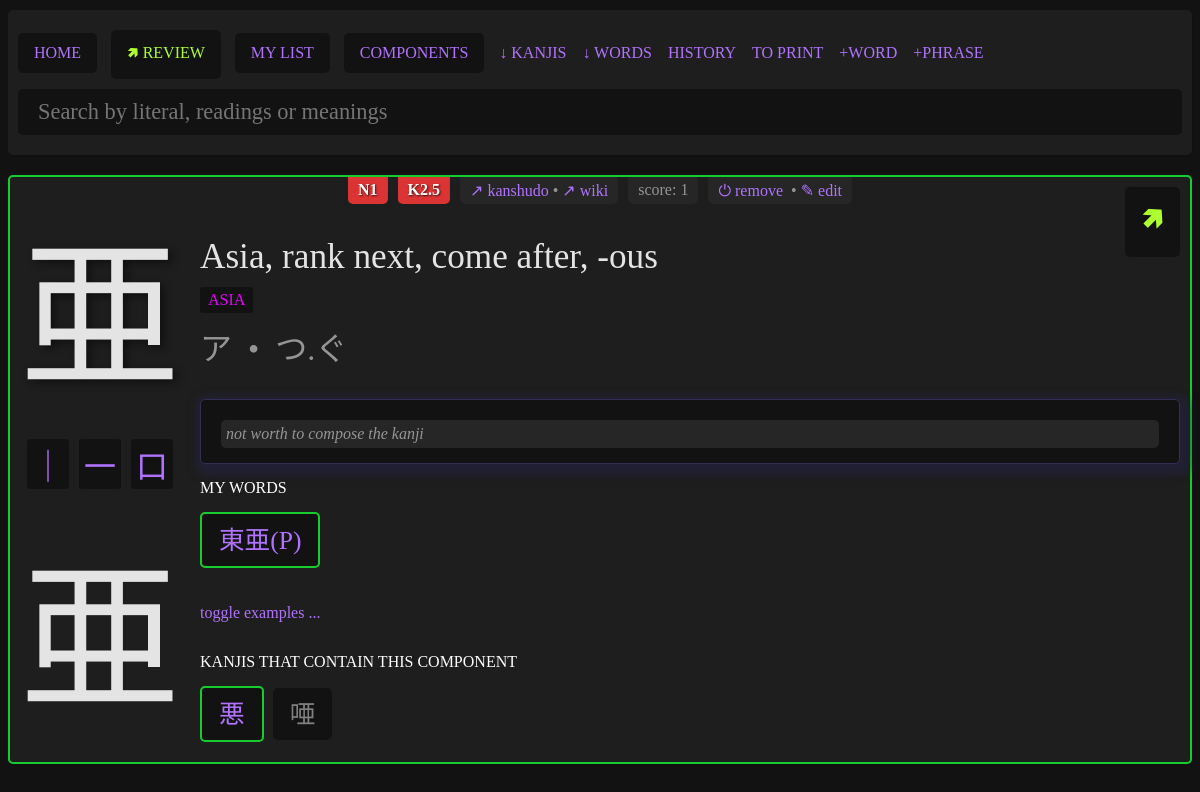
The page /pages/kanji.php?literal=亜 on the database its author committed.
### tables this page shows
CREATE TABLE "kanjis" (
	"literal"	TEXT NOT NULL UNIQUE,
	"meanings"	TEXT NOT NULL,
	"onReadings"	TEXT,
	"kunReadings"	TEXT,
	"strokes"	INTEGER,
	"jlpt"	INTEGER,
	"frequency"	INTEGER,
	"grade"	INTEGER,
	"heisg6"	INTEGER,
	"components"	TEXT,
	"other_forms"	TEXT, "kanken" INTEGER NULL, "story" TEXT NULL, "added" INTEGER NULL, "score" INTEGER NULL, "added_at" datetime, "unfinished" integer, "is_component" integer, "component_group" integer, "related" text, "ignore" integer, "keyword" text,
	PRIMARY KEY("literal")
);

### pages/kanji.php (the view, shortened to what this page needs)
<?php
require "../parts/helper.php";
$myPDO = new PDO("sqlite:../data/kanjis.db");
if (isset($_GET["literal"])) {
    if (empty($_GET["literal"])) {
        $error = "No selected kanji.";
    } else {
        $sql = "SELECT * FROM kanjis WHERE literal = ?";
        $stmt = $myPDO->prepare($sql);
        $results = $stmt->execute([$_GET["literal"]]);
        $entry = $stmt->fetch();
    }
}
$sql = "SELECT COUNT(*) FROM kanjis WHERE added = 1 AND is_component IS NULL";
$stmt = $myPDO->prepare($sql);
$stmt->execute();
$totalKnown = $stmt->fetchColumn();
?>
<?php require "../parts/header.php"; ?>
<?php if (!empty($error)): ?>
    <div class="error">
        <?php echo $error; ?>
    </div>
<?php elseif (isset($_GET["literal"])): ?>
    <?php if (!$entry): ?>
        <div class="card empty">
            No results.
        </div>
    <?php else: ?>
        <div class="card <?php
                            if ($entry["added"] == 1) {
                                echo " added";
                            }
                            if ($entry["unfinished"] == 1) {
                                echo " unfinished";
                            }
                            ?>">
            <div class="left<?= $entry["ignore"] == 1 ? " ignore" : "" ?>">
                <div class="kanji"><?php echo $entry["literal"]; ?></div>
                <?php if (!empty($entry["components"])) {
                    echo '<div class="components">';
                    $componentsArray = explode(";", $entry["components"]);
                    foreach ($componentsArray as $component) {
                        echo "<a href='kanji.php?literal={$component}'>{$component}</a>";
                    }
                    echo "</div>";
                } ?>
                <div class="big-kanji"><?php echo $entry["literal"]; ?></div>
            </div>
            <div class="right">
                <div class="extras">
                    <?php if (!empty($entry["jlpt"]) || !empty($entry["grade"])): ?>
                        <?php if (!empty($entry["jlpt"])): ?>
                            <div class="kanji-tag <?= getImportanceJLPT(
                                                        $entry["jlpt"],
                                                        $totalKnown,
                                                    ) ?>">N<?= $entry["jlpt"] ?></div>
                        <?php endif; ?>
                        <?php if (!empty($entry["kanken"])): ?>
                            <div class="kanji-tag <?= getImportanceKANKEN(
                                                        $entry["kanken"],
                                                        $totalKnown,
                                                    ) ?>">K<?= $entry["kanken"] ?></div>
                        <?php endif; ?>
                    <?php endif; ?>
                    <div>
                        <a href="https://www.kanshudo.com/kanji/<?php echo $entry["literal"]; ?>" target="_blank">↗ kanshudo</a> •
                        <a href="https://en.wiktionary.org/wiki/<?php echo $entry["literal"]; ?>" target="_blank">↗ wiki</a>
                    </div>
                    <div>
                        score: <?= $entry["score"] ?>
                    </div>
                    <div>
                        <form class="kanji-actions" action="../actions/toggle_kanji_study.php" method="POST">
                            <button type="submit"><?= ($entry["added"] == 1) ? "⏻ remove" : "⏻ add" ?></button>
                        </form>&nbsp;&nbsp;• <a id="edit-toggle" href="#edit-area">✎ edit</a>
                    </div>
                </div>
                <div class="meanings">
                    <?php echo str_replace(";", ", ", $entry["meanings"]); ?>
                </div>
                <?php if (!empty($entry['keyword'])): ?>
                    <div class="keyword">
                        <?= implode("<span class='separator'>/</span>", explode(";", $entry['keyword'])) ?>
                    </div>
                <?php endif; ?>
                <?php if (
                    !empty($entry["onReadings"]) or
                    !empty($entry["kunReadings"])
                ) {
                    echo '<div class="readings">';
                    echo str_replace(
                        ";",
                        "&nbsp;&nbsp;/&nbsp;&nbsp;",
                        $entry["onReadings"],
                    );
                    if (!empty($entry["kunReadings"])) {
                        if (!empty($entry["onReadings"])) {
                            echo "&nbsp;&nbsp;•&nbsp;&nbsp;";
                        }
                        echo str_replace(
                            ";",
                            "&nbsp;&nbsp;/&nbsp;&nbsp;",
                            $entry["kunReadings"],
                        );
                    }
                    echo "</div>";
                } ?>
                <div class="story-plus-image">
                    <?php if (!empty($entry["story"])): ?>
                        <div class="story">
                            <?php echo parse_story($entry["story"]); ?>
                        </div>
                    <?php endif; ?>
                </div>
                <?php
                $sql = "SELECT * FROM examples WHERE kanji != '' AND kanji LIKE ? AND added = 1 ORDER BY CASE WHEN jlpt IS NOT NULL THEN 1 WHEN freq_wiki IS NOT NULL THEN 2 ELSE 3 END";
                $stmt = $myPDO->prepare($sql);
                $stmt->execute(["%" . $entry["literal"] . "%"]);
                $my_examples = $stmt->fetchAll();
                $sql =
                    "SELECT * FROM examples WHERE kanji != '' AND kanji LIKE ? AND (added = 0 OR added IS NULL) ORDER BY CASE WHEN jlpt IS NOT NULL THEN 1 WHEN freq_wiki IS NOT NULL THEN 2 ELSE 3 END, jlpt DESC, freq_wiki ASC";
                $stmt = $myPDO->prepare($sql);
                $stmt->execute(["%" . $entry["literal"] . "%"]);
                $more_examples = $stmt->fetchAll();
                $sql = "SELECT * FROM kanjis WHERE components LIKE ? ORDER BY added DESC";
                $stmt = $myPDO->prepare($sql);
                $stmt->execute(["%" . $entry["literal"] . "%"]);
                $contained_in_kanjis = $stmt->fetchAll();
                ?>
                <?php if (!empty($my_examples)): ?>
                    <div class="title">My words</div>
                    <div class="words">
                        <?php foreach ($my_examples as $example): ?>
                            <div class="word added">
                                <a href="search.php?query=<?php echo $example["kanji"]; ?>" class="example-kanji"><?php echo formatKanjis(
                                                                                                                        $example["kanji"],
                                                                                                                    ); ?></a>
                            </div>
                        <?php endforeach; ?>
                    </div>
                <?php endif; ?>
                <?php if (!empty($more_examples)): ?>
                    <div class="words">
                        <?php if (!empty($more_examples)): ?>
                            <p><a href="#" id="more-word-examples-toggle">toggle examples ...</a></p>
                        <?php endif; ?>
                    </div>
                <?php endif; ?>
                <?php if (!empty($contained_in_kanjis)): ?>
                    <div class="title">Kanjis that contain this component</div>
                    <div class="words">
                        <?php foreach ($contained_in_kanjis as $example): ?>
                            <?php
                            $added = $example["added"] == 1 ? " added " : "";
                            $ignore = $example["ignore"] == 1 ? " ignore " : "";
                            ?>
                            <div class="word
                            <?= $added ?>
                            <?= $ignore ?>">
                                <a href="kanji.php?literal=<?php echo $example["literal"]; ?>" class="example-kanji"><?php echo $example["literal"]; ?></a>
                            </div>
                        <?php endforeach; ?>
                    </div>
                <?php endif; ?>
            </div>
            <div class="review-button">
                <form action="../actions/review.php" method="POST">
                    <button type="submit" class="review">🢅</button>
                </form>
            </div>
        </div>
    <?php endif; ?>
<?php else: ?>
    <div class="card empty">
        No kanji selected.
    </div>
<?php endif; ?>
<?php require "../parts/footer.php"; ?>

### parts/helper.php (shortened to what this page needs)
<?php
function parse_story($story, $for_export = false)
{
    $pattern = '/\?(.+?)\?/';
    $story = preg_replace($pattern, '<div class="story-note">$1</div>', $story);
    $pattern = '/=(.+?)=/';
    $story = preg_replace($pattern, '<span class="story-result">$1</span>', $story);
    $pattern = '/\_(.+?)\_/';
    $story = preg_replace($pattern, '<span class="story-component">$1</span>', $story);
    $pattern = '/#(.+?)#/';
    if ($for_export) {
        $story = preg_replace($pattern, '<span class="story-link">$1</span>', $story);
    } else {
        $story = preg_replace($pattern, '<a href="kanji.php?literal=$1">$1</a>', $story);
    }
    return $story;
}
function formatKanjis($str)
{
    if (!str_contains($str, ";")) {
        return $str;
    }
    return str_replace(";", " / ", $str);
}
function getImportanceJLPT($jlpt, $totalKnown)
{
    if ($totalKnown < 617) {
        switch ($jlpt) {
            default:
                return 'low';
        }
    }
    return "high";
}
function getImportanceKANKEN($kanken, $totalKnown)
{
    if ($totalKnown < 642) {
        switch ($kanken) {
            default:
                return 'low';
        }
    }
    return "high";
}

### data/style.css (style rules this page uses)
body { background: #121212; color: #e4e4e4; font-family: "NotoSansJP"; }
* { box-sizing: border-box; }
.card, .header, .list { position: relative; background: #1e1e1e; display: flex; border-radius: 5px; box-shadow: 1px 2px 1px rgba(0, 0, 0, 0.1); margin-bottom: 20px; }
.word.added, .card.added { border: 2px solid #16cc2e; }
.word.ignore a { color: gray; }
.card .right { display: flex; flex-direction: column; flex-grow: 2; align-items: flex-start; padding: 10px; gap: 10px; }
.card .left { max-width: 190px; text-align: center; }
.card .left .kanji { font-family: "NotoSansJP", "BabelStoneHan"; font-size: 120pt; padding: 10px; text-shadow: 4px 3px 10px rgb(0 0 0 / 49%); }
.card .left .big-kanji { font-family: "KanjiStrokeOrders", "BabelStoneHan"; font-size: 120pt; padding: 10px; }
.card .left .components { display: flex; flex-wrap: wrap; justify-content: center; gap: 10px; font-size: 2rem; padding: 10px 15px; }
.card .left .components a { display: inline-block; border-radius: 4px; padding: 2px 5px; background-color: #121212; }
.kanji-tag { font-weight: bold; text-shadow: 1px 1px 2px rgba(0, 0, 0, 0.7); }
.card .right .extras div.low, .card .right .tags div.low { color: #fff; background-color: rgb(218, 52, 52); }
.card .right .readings { color: #959595; font-family: "NotoSansJP"; font-size: 2rem; }
.card .right .story { color: #959595; background-color: #121212; font-size: 1.3rem; padding: 15px 20px; border-radius: 5px; width: 100%; line-height: 2.5rem; }
.card .right .meanings { font-size: 2.2rem; margin: 50px 0 0 0; }
.card .right .keyword { font-size: 1rem; text-transform: uppercase; background-color: #121212; color: rgb(234, 0, 255); padding: 4px 8px; border-radius: 3px; }
.card .right .extras { position: absolute; top: 0px; left: 50%; transform: translateX(-50%); display: flex; gap: 10px; }
.card .right .extras div { color: #959595; display: inline-block; padding: 4px 10px; border-bottom-left-radius: 5px; border-bottom-right-radius: 5px; background-color: #262626; text-wrap-mode: nowrap; }
.card .right .extras a, .kanji-actions button { font-size: 1rem; text-transform: none; padding: 0; margin: 0; }
.kanji-actions { display: inline-block; }
.kanji-actions button { display: inline-block; background: none; }
button { cursor: pointer; background-color: #121212; padding: 5px 10px; border-radius: 5px; font-family: "NotoSansJP"; text-transform: uppercase; font-size: 0.8em; border: none; }
a, button { text-decoration: none; color: #b173fd; }
.review { color: greenyellow; }
.review-button button { color: greenyellow; display: inline-block; border-radius: 5px; padding: 7px 15px; font-size: 2rem; background-color: #121212; border: 1px solid transparent; }
.review-options, .review-button { position: absolute; right: 10px; top: 10px; }
.words { z-index: 1; }
.words .word { border-radius: 5px; background: #121212; margin-bottom: 10px; display: inline-block; position: relative; cursor: default; margin-right: 5px; padding: 5px 10px; }
.title { text-transform: uppercase; color: #fff; padding: 5px 0; }
.story-plus-image { display: flex; width: 100%; gap: 10px; align-items: flex-start; margin-top: 20px; }
.story { border: 1px solid #322e55; box-shadow: 3px 4px 8px 7px rgb(36 34 67 / 61%); }
.story .story-note { margin-top: 5px; font-style: italic; border-radius: 5px; background-color: #262626; line-height: normal; padding: 5px; font-size: 1rem; }
.word { overflow: visible; }
.word a { display: inline-block; font-size: 1.6em; padding: 0px 7px 5px 7px; }

### rows shown on the page
kanjis: literal "亜", components "｜", components "一", components "口", jlpt "1", kanken "2.5", score "1", meanings "Asia, rank next, come after, -ous", keyword "ASIA", onReadings "ア", kunReadings "つ.ぐ", story "not worth to compose the kanji"
kanjis: literal "悪"
kanjis: literal "唖"
